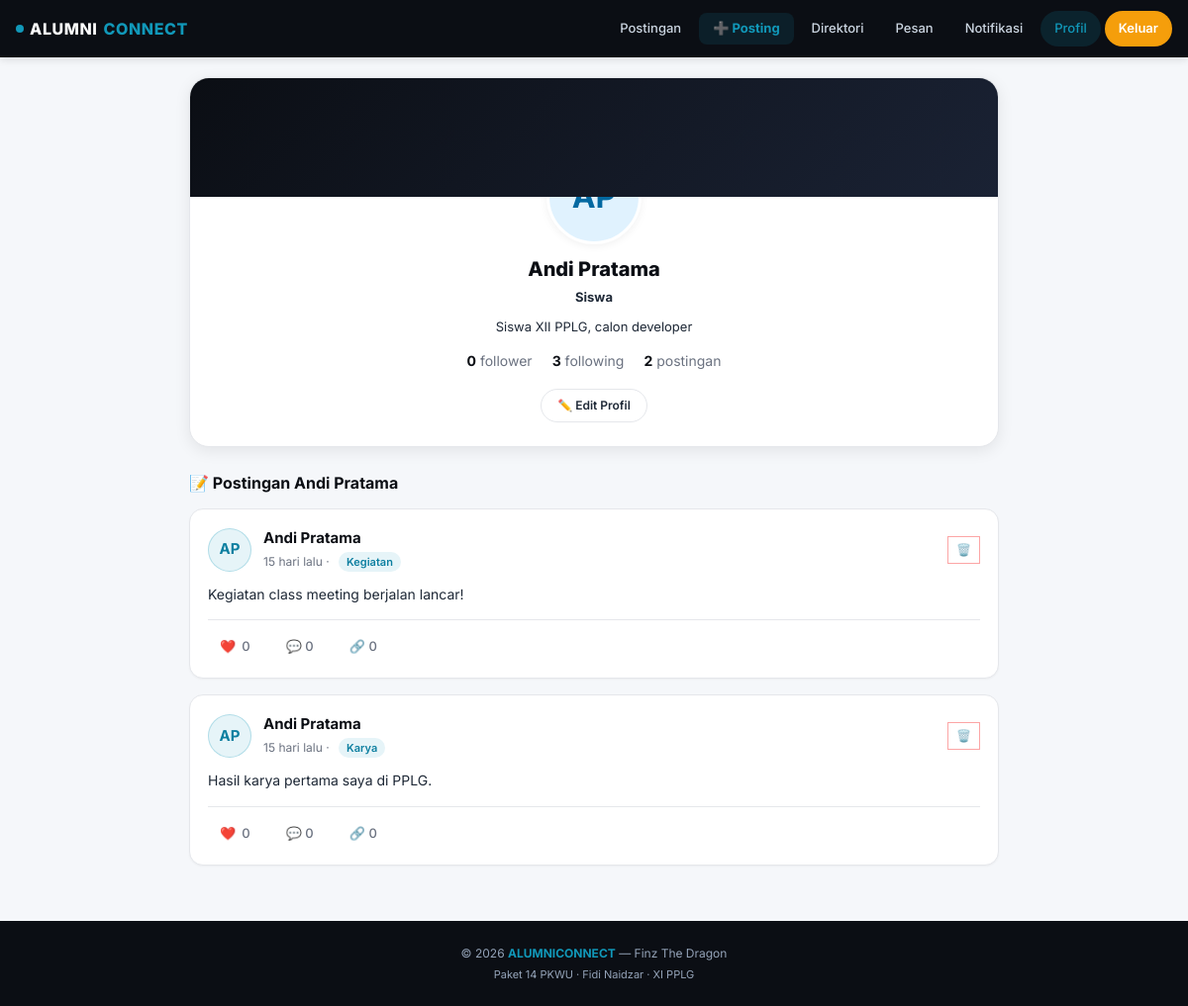
/pages/profile.php (signed in), run on an earlier commit of the app's database.
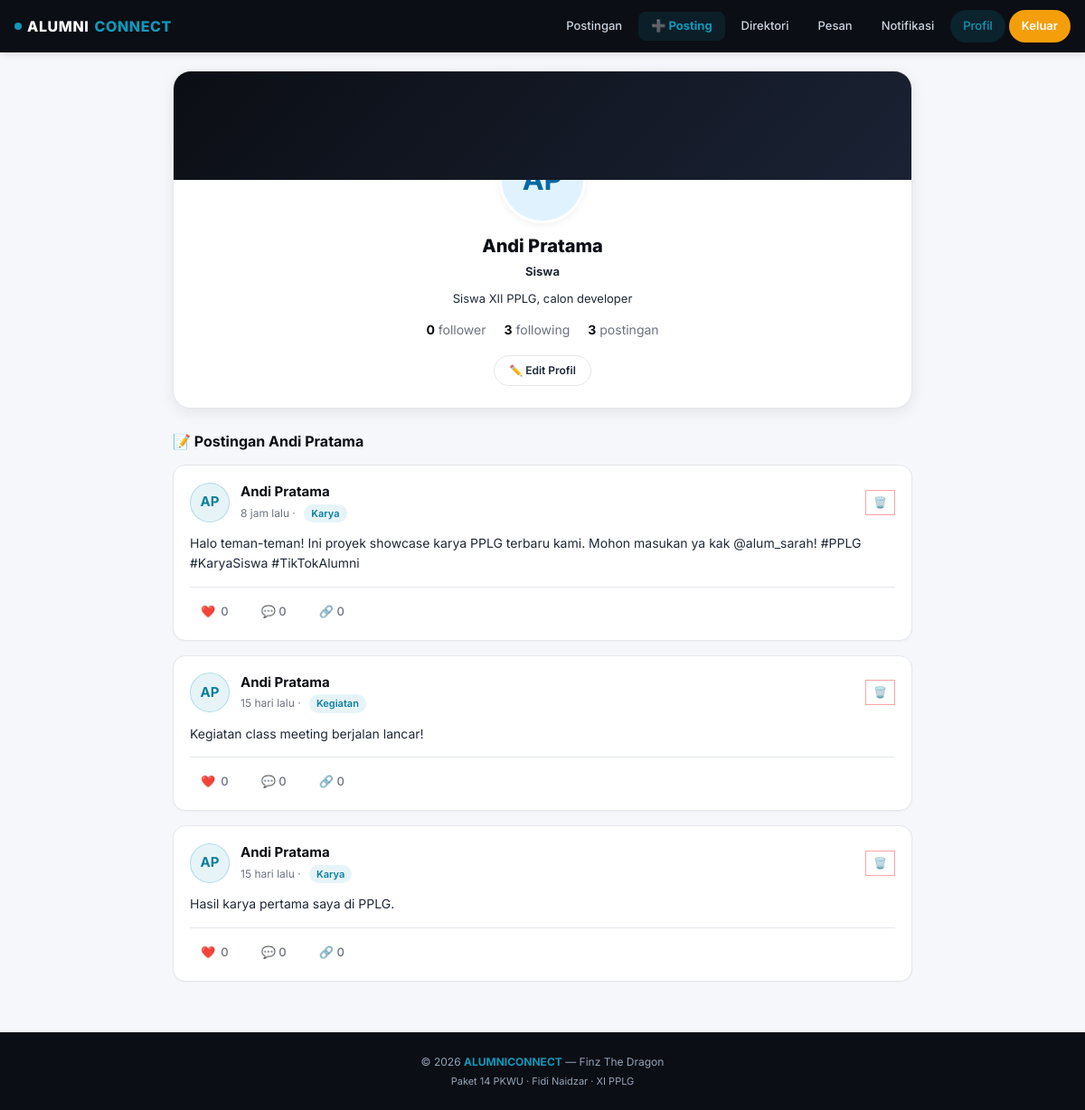
And on a later commit of the database.
### tables this page shows
CREATE TABLE `posts` (
  `id` bigint NOT NULL AUTO_INCREMENT,
  `user_id` bigint NOT NULL,
  `category_id` bigint DEFAULT NULL,
  `konten` text,
  `media` varchar(255) DEFAULT NULL,
  `created_at` timestamp NULL DEFAULT CURRENT_TIMESTAMP,
  PRIMARY KEY (`id`),
  KEY `user_id` (`user_id`),
  KEY `category_id` (`category_id`),
  CONSTRAINT `posts_ibfk_1` FOREIGN KEY (`user_id`) REFERENCES `users` (`id`) ON DELETE CASCADE,
  CONSTRAINT `posts_ibfk_2` FOREIGN KEY (`category_id`) REFERENCES `categories` (`id`) ON DELETE SET NULL
);

CREATE TABLE `categories` (
  `id` bigint NOT NULL AUTO_INCREMENT,
  `nama_kategori` varchar(50) NOT NULL,
  PRIMARY KEY (`id`)
);

### pages/profile.php (the view, shortened to what this page needs)
<?php
require_once __DIR__ . '/../includes/functions.php';
require_once __DIR__ . '/../config/database.php';
$currentUserId = $_SESSION['user_id'];
$profileUserId = isset($_GET['id']) ? (int)$_GET['id'] : $currentUserId;
$stmt = $conn->prepare("
    SELECT
        u.id, u.username, u.email, u.role_id, r.nama_role,
        p.nama, p.foto, p.bio,
        ap.angkatan, ap.tahun_lulus, ap.jurusan, ap.profesi, ap.perusahaan,
        (SELECT COUNT(*) FROM followers WHERE following_id = u.id) AS total_followers,
        (SELECT COUNT(*) FROM followers WHERE follower_id = u.id) AS total_following,
        (SELECT COUNT(*) FROM followers WHERE follower_id = ? AND following_id = u.id) AS is_following
    FROM users u
    JOIN roles r ON r.id = u.role_id
    LEFT JOIN profiles p ON p.user_id = u.id
    LEFT JOIN alumni_profiles ap ON ap.user_id = u.id
    WHERE u.id = ?
    LIMIT 1
");
$stmt->bind_param('ii', $currentUserId, $profileUserId);
$stmt->execute();
$userProfile = $stmt->get_result()->fetch_assoc();
$isMe = ($currentUserId === $profileUserId);
$postStmt = $conn->prepare("
    SELECT
        p.id, p.konten, p.media, p.created_at,
        c.nama_kategori,
        (SELECT COUNT(*) FROM likes WHERE post_id = p.id) AS total_like,
        (SELECT COUNT(*) FROM comments WHERE post_id = p.id) AS total_comment,
        (SELECT COUNT(*) FROM shares WHERE post_id = p.id) AS total_share,
        (SELECT COUNT(*) FROM likes WHERE post_id = p.id AND user_id = ?) AS is_liked
    FROM posts p
    LEFT JOIN categories c ON c.id = p.category_id
    WHERE p.user_id = ?
    ORDER BY p.created_at DESC
");
$postStmt->bind_param('ii', $currentUserId, $profileUserId);
$postStmt->execute();
$posts = $postStmt->get_result()->fetch_all(MYSQLI_ASSOC);
include __DIR__ . '/../includes/header.php';
?>
<div class="container" style="max-width:850px; margin-top:20px;">
  <div class="profile-box">
    <div class="profile-cover"></div>
    <div class="profile-content">
      <?= renderAvatar($userProfile['nama'] ?? $userProfile['username'], $userProfile['foto'] ?? null, 'avatar-lg') ?>
      <h1 class="profile-name"><?= e($userProfile['nama'] ?? $userProfile['username']) ?></h1>
      <div class="profile-headline">
        <strong style="color:var(--text);"><?= e($userProfile['profesi'] ?? ucfirst($userProfile['nama_role'])) ?></strong>
      </div>
      <p class="profile-bio">
        <?= e($userProfile['bio'] ?: 'Belum ada biodata yang dituliskan.') ?>
      </p>
      <div class="profile-counts">
        <div><strong><?= (int)$userProfile['total_followers'] ?></strong> <span class="text-muted">follower</span></div>
        <div><strong><?= (int)$userProfile['total_following'] ?></strong> <span class="text-muted">following</span></div>
        <div><strong><?= count($posts) ?></strong> <span class="text-muted">postingan</span></div>
      </div>
      <div class="profile-btns">
        <?php if ($isMe): ?>
          <a href="<?= baseUrl('pages/edit_profile.php') ?>" class="btn btn-outline btn-sm">
            ✏️ Edit Profil
          </a>
        <?php endif; ?>
      </div>
    </div>
  </div>
  <div style="display:grid; grid-template-columns:1fr; gap:20px;">
    <div>
      <h3 style="font-size:16px;font-weight:700;color:var(--navy);margin-bottom:14px;">
        📝 Postingan <?= e($userProfile['nama'] ?? $userProfile['username']) ?>
      </h3>
      <?php if (empty($posts)): ?>
        <div class="card text-center text-muted" style="padding:30px;">
          Belum ada postingan yang dibagikan.
        </div>
      <?php else: ?>
        <?php foreach ($posts as $p): ?>
          <article class="post-card">
            <div class="post-head">
              <?= renderAvatar($userProfile['nama'] ?? $userProfile['username'], $userProfile['foto'] ?? null) ?>
              <div style="flex:1;">
                <div class="post-author"><?= e($userProfile['nama'] ?? $userProfile['username']) ?></div>
                <div class="post-meta">
                  <?= timeAgo($p['created_at']) ?>
                  <?php if (!empty($p['nama_kategori'])): ?> · <span class="post-badge"><?= e($p['nama_kategori']) ?></span><?php endif; ?>
                </div>
              </div>
              <?php if ($isMe || (int)$_SESSION['role_id'] === 1): ?>
                <a href="<?= baseUrl('pages/post_action.php?action=delete&post_id=' . $p['id']) ?>"
                   class="btn-outline btn-sm"
                   onclick="return confirm('Hapus postingan ini?')"
                   style="color:#EF4444;border-color:#FCA5A5;padding:4px 8px;">
                  🗑️
                </a>
              <?php endif; ?>
            </div>
            <div class="post-content"><?= nl2br(e($p['konten'])) ?></div>
            <div class="post-actions">
              <button class="post-action <?= $p['is_liked'] ? 'liked' : '' ?>"
                      onclick="toggleLike(<?= $p['id'] ?>, this)">
                ❤️ <span class="like-count"><?= $p['total_like'] ?></span>
              </button>
              <button class="post-action">💬 <?= $p['total_comment'] ?></button>
              <button class="post-action" onclick="sharePost(<?= $p['id'] ?>)">
                🔗 <?= $p['total_share'] ?>
              </button>
            </div>
          </article>
        <?php endforeach; ?>
      <?php endif; ?>
    </div>
  </div>
</div>
<?php include __DIR__ . '/../includes/footer.php'; ?>

### includes/header.php (shortened to what this page needs)
<?php
require_once __DIR__ . '/functions.php';
$currentPage = basename($_SERVER['PHP_SELF'], '.php');
?>
<!DOCTYPE html>
<html lang="id">
<head>
  <link rel="stylesheet" href="<?= baseUrl('assets/css/style.css') ?>">
</head>
<body>
<nav class="navbar">
  <div class="navbar-inner">
    <a href="<?= baseUrl('index.php') ?>" class="navbar-brand">
      <span class="dot"></span>
      ALUMNI<em>CONNECT</em>
    </a>
    <div class="navbar-menu">
      <?php if (isLoggedIn()): ?>
        <a href="<?= baseUrl('pages/feed.php') ?>" class="<?= $currentPage==='feed'?'active':'' ?>">Postingan</a>
        <a href="<?= baseUrl('pages/create_post.php') ?>" class="nav-post-btn <?= $currentPage==='create_post'?'active':'' ?>">➕ Posting</a>
        <a href="<?= baseUrl('pages/directory.php') ?>" class="<?= $currentPage==='directory'?'active':'' ?>">Direktori</a>
        <a href="<?= baseUrl('pages/messages.php') ?>" class="<?= $currentPage==='messages'?'active':'' ?>">Pesan</a>
        <a href="<?= baseUrl('pages/notifications.php') ?>" class="<?= $currentPage==='notifications'?'active':'' ?>">Notifikasi</a>
        <a href="<?= baseUrl('pages/profile.php') ?>" class="<?= $currentPage==='profile'?'active':'' ?>">Profil</a>
        <a href="<?= baseUrl('auth/logout.php') ?>" class="btn-primary" onclick="return confirmLogout()">Keluar</a>
      <?php else: ?>
        <a href="<?= baseUrl('auth/login.php') ?>">Masuk</a>
        <a href="<?= baseUrl('auth/register.php') ?>" class="btn-primary">Daftar</a>
      <?php endif; ?>
    </div>
  </div>
</nav>
<main>

### includes/functions.php (shortened to what this page needs)
<?php
function isLoggedIn() {
    return isset($_SESSION['user_id']);
}
function baseUrl($path = '') {
    $base = '/alumniconnect';
    return $base . '/' . ltrim($path, '/');
}
function e($str) {
    return htmlspecialchars($str ?? '', ENT_QUOTES, 'UTF-8');
}
function initials($name) {
    $parts = preg_split('/\s+/', trim($name));
    $ini = '';
    foreach (array_slice($parts, 0, 2) as $p) {
        $ini .= strtoupper(substr($p, 0, 1));
    }
    return $ini ?: '?';
}
function timeAgo($datetime) {
    $time = strtotime($datetime);
    $diff = time() - $time;
    if ($diff < 86400)    return floor($diff / 3600) . ' jam lalu';
    if ($diff < 2592000)  return floor($diff / 86400) . ' hari lalu';
    return floor($diff / 31536000) . ' tahun lalu';
}
function renderAvatar($name, $foto = null, $extraClass = '', $extraStyle = '') {
    if (!empty($foto)) {
        $filePath = __DIR__ . '/../' . ltrim($foto, '/\\');
    }
    return '<div class="avatar ' . e($extraClass) . '" style="' . e($extraStyle) . '">' . initials($name) . '</div>';
}

### includes/footer.php (shortened to what this page needs)
</main>
<footer class="footer">
  <p>&copy; <?= date('Y') ?> <strong>ALUMNICONNECT</strong> — Finz The Dragon</p>
  <p style="margin-top:4px;font-size:11px;">Paket 14 PKWU · Fidi Naidzar · XI PPLG</p>
</footer>
</body>
</html>

What changed in the data, as far as the page shows it:
added posts: name "AP", nama "Andi Pratama", created_at "8 jam lalu", category.nama_kategori "Karya", konten "Halo teman-teman! Ini proyek showcase karya PPLG terbaru kami. Mohon masukan ya kak @alum_sarah! #PPLG #KaryaSiswa #TikTokAlumni", total_like "0", total_comment "0", total_share "0"
Also different on the page:
count($posts): "2" → "3"
